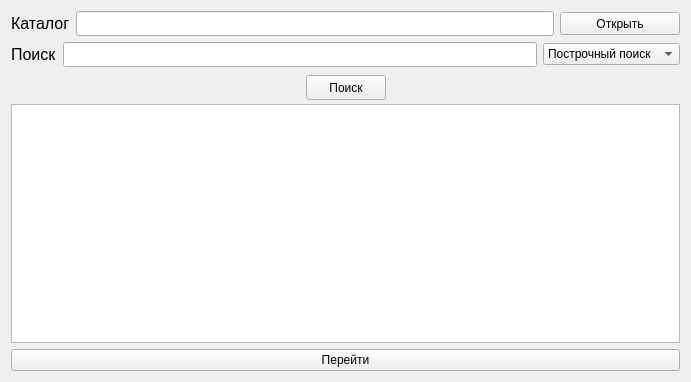
<?xml version="1.0" encoding="UTF-8"?>
<ui version="4.0">
 <class>Form</class>
 <widget class="QWidget" name="Form">
  <property name="geometry">
   <rect>
    <x>0</x>
    <y>0</y>
    <width>691</width>
    <height>382</height>
   </rect>
  </property>
  <property name="sizePolicy">
   <sizepolicy hsizetype="Preferred" vsizetype="Preferred">
    <horstretch>0</horstretch>
    <verstretch>0</verstretch>
   </sizepolicy>
  </property>
  <property name="minimumSize">
   <size>
    <width>691</width>
    <height>382</height>
   </size>
  </property>
  <property name="windowTitle">
   <string>Form</string>
  </property>
  <layout class="QGridLayout" name="gridLayout">
   <item row="0" column="0">
    <layout class="QVBoxLayout" name="verticalLayout">
     <item>
      <layout class="QHBoxLayout" name="horizontalLayout_2">
       <item>
        <widget class="QLabel" name="label">
         <property name="font">
          <font>
           <pointsize>12</pointsize>
          </font>
         </property>
         <property name="text">
          <string>Каталог</string>
         </property>
        </widget>
       </item>
       <item>
        <widget class="QLineEdit" name="lineEdit_way">
         <property name="minimumSize">
          <size>
           <width>133</width>
           <height>25</height>
          </size>
         </property>
         <property name="maximumSize">
          <size>
           <width>16777215</width>
           <height>16777215</height>
          </size>
         </property>
        </widget>
       </item>
       <item>
        <widget class="QPushButton" name="pushButton_Open">
         <property name="minimumSize">
          <size>
           <width>120</width>
           <height>23</height>
          </size>
         </property>
         <property name="maximumSize">
          <size>
           <width>16777215</width>
           <height>16777215</height>
          </size>
         </property>
         <property name="text">
          <string>Открыть</string>
         </property>
        </widget>
       </item>
      </layout>
     </item>
     <item>
      <layout class="QHBoxLayout" name="horizontalLayout">
       <item>
        <widget class="QLabel" name="label_2">
         <property name="font">
          <font>
           <pointsize>12</pointsize>
          </font>
         </property>
         <property name="text">
          <string>Поиск</string>
         </property>
        </widget>
       </item>
       <item>
        <widget class="QLineEdit" name="lineEdit_choice">
         <property name="minimumSize">
          <size>
           <width>133</width>
           <height>25</height>
          </size>
         </property>
         <property name="maximumSize">
          <size>
           <width>16777215</width>
           <height>16777215</height>
          </size>
         </property>
        </widget>
       </item>
       <item>
        <widget class="QComboBox" name="comboBox">
         <property name="minimumSize">
          <size>
           <width>120</width>
           <height>20</height>
          </size>
         </property>
         <property name="maximumSize">
          <size>
           <width>16777215</width>
           <height>16777215</height>
          </size>
         </property>
         <item>
          <property name="text">
           <string>Построчный поиск</string>
          </property>
         </item>
         <item>
          <property name="text">
           <string>Бинарный поиск</string>
          </property>
         </item>
         <item>
          <property name="text">
           <string>Поиск по байтам</string>
          </property>
         </item>
        </widget>
       </item>
      </layout>
     </item>
     <item>
      <layout class="QHBoxLayout" name="horizontalLayout_3">
       <item>
        <spacer name="horizontalSpacer_2">
         <property name="orientation">
          <enum>Qt::Horizontal</enum>
         </property>
         <property name="sizeHint" stdset="0">
          <size>
           <width>40</width>
           <height>20</height>
          </size>
         </property>
        </spacer>
       </item>
       <item>
        <widget class="QPushButton" name="pushButton_search">
         <property name="minimumSize">
          <size>
           <width>80</width>
           <height>25</height>
          </size>
         </property>
         <property name="maximumSize">
          <size>
           <width>80</width>
           <height>20</height>
          </size>
         </property>
         <property name="text">
          <string>Поиск</string>
         </property>
        </widget>
       </item>
       <item>
        <spacer name="horizontalSpacer">
         <property name="orientation">
          <enum>Qt::Horizontal</enum>
         </property>
         <property name="sizeHint" stdset="0">
          <size>
           <width>40</width>
           <height>20</height>
          </size>
         </property>
        </spacer>
       </item>
      </layout>
     </item>
     <item>
      <widget class="QListWidget" name="listWidget"/>
     </item>
     <item>
      <widget class="QPushButton" name="pushButtonGoOver">
       <property name="text">
        <string>Перейти</string>
       </property>
      </widget>
     </item>
    </layout>
   </item>
  </layout>
 </widget>
 <tabstops>
  <tabstop>comboBox</tabstop>
  <tabstop>pushButton_Open</tabstop>
  <tabstop>lineEdit_way</tabstop>
  <tabstop>pushButtonGoOver</tabstop>
  <tabstop>lineEdit_choice</tabstop>
  <tabstop>pushButton_search</tabstop>
 </tabstops>
 <resources/>
 <connections/>
</ui>
